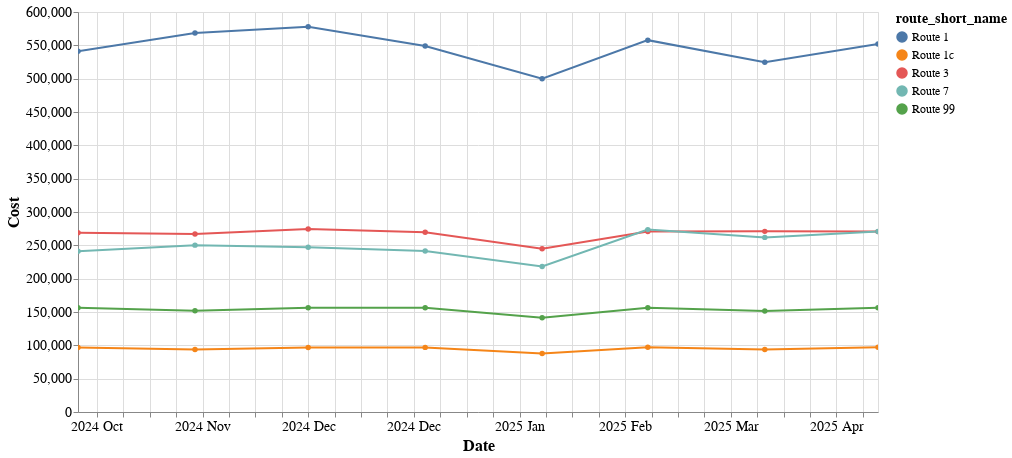

Source (notebook cell):
### Markdown cell above
## Cost Trend by Route

### Code cell
trend_chart(monthly, 'cost')

### Figure 1 — Vega-Lite specification as saved in the notebook (floating-point values rounded to 4 significant figures)
{"config": {"view": {"continuousWidth": 300, "continuousHeight": 300}, "axis": {"labelFontSize": 14, "titleFontSize": 16}}, "data": {"name": "data-b44980a7ff3a00b93ef2fcd985f30b3b"}, "mark": {"type": "line", "point": true}, "encoding": {"color": {"field": "route_short_name", "legend": {"labelFontSize": 12, "symbolLimit": 0, "titleFontSize": 14}, "type": "nominal"}, "opacity": {"condition": [{"param": "param_41", "value": 1}], "value": 0.2}, "tooltip": [{"field": "route_short_name", "type": "nominal"}, {"field": "cost", "format": ",", "type": "quantitative"}, {"field": "cost", "format": ",", "type": "quantitative"}, {"field": "date", "type": "temporal"}, {"field": "route_long_name", "type": "nominal"}], "x": {"axis": {"format": "%Y %b"}, "field": "date", "title": "Date", "type": "temporal"}, "y": {"field": "cost", "title": "Cost", "type": "quantitative"}}, "height": 400, "params": [{"name": "param_42", "select": {"type": "interval", "encodings": ["x", "y"]}, "bind": "scales"}, {"name": "param_41", "select": {"type": "point", "fields": ["route_short_name"]}, "bind": "legend"}], "width": 800, "$schema": "https://vega.github.io/schema/vega-lite/v5.20.1.json", "datasets": {"data-b44980a7ff3a00b93ef2fcd985f30b3b": [{"route_short_name": "Route 1", "trip_month": 1, "trip_year": 2025, "ridership": 16236, "revenue": 280500.0, "cost": 548900.0, "date": "2025-01-01T00:00:00", "route_long_name": "Fresno/Bekersfield - Los Angeles- SantaAna - Oceanside- San Diego", "net_cost": 268500.0}, {"route_short_name": "Route 1", "trip_month": 2, "trip_year": 2025, "ridership": 14637, "revenue": 245400.0, "cost": 500000.0, "date": "2025-02-01T00:00:00", "route_long_name": "Fresno/Bekersfield - Los Angeles- SantaAna - Oceanside- San Diego", "net_cost": 254600.0}, {"route_short_name": "Route 1", "trip_month": 3, "trip_year": 2025, "ridership": 18533, "revenue": 301100.0, "cost": 557800.0, "date": "2025-03-01T00:00:00", "route_long_name": "Fresno/Bekersfield - Los Angeles- SantaAna - Oceanside- San Diego", "net_cost": 256700.0}, {"route_short_name": "Route 1", "trip_month": 4, "trip_year": 2025, "ridership": 17770, "revenue": 290500.0, "cost": 524700.0, "date": "2025-04-01T00:00:00", "route_long_name": "Fresno/Bekersfield - Los Angeles- SantaAna - Oceanside- San Diego", "net_cost": 234200.0}, {"route_short_name": "Route 1", "trip_month": 5, "trip_year": 2025, "ridership": 18446, "revenue": 318200.0, "cost": 552200.0, "date": "2025-05-01T00:00:00", "route_long_name": "Fresno/Bekersfield - Los Angeles- SantaAna - Oceanside- San Diego", "net_cost": 233900.0}, {"route_short_name": "Route 1", "trip_month": 10, "trip_year": 2024, "ridership": 17681, "revenue": 287400.0, "cost": 541300.0, "date": "2024-10-01T00:00:00", "route_long_name": "Fresno/Bekersfield - Los Angeles- SantaAna - Oceanside- San Diego", "net_cost": 253900.0}, {"route_short_name": "Route 1", "trip_month": 11, "trip_year": 2024, "ridership": 20125, "revenue": 355800.0, "cost": 568400.0, "date": "2024-11-01T00:00:00", "route_long_name": "Fresno/Bekersfield - Los Angeles- SantaAna - Oceanside- San Diego", "net_cost": 212600.0}, {"route_short_name": "Route 1", "trip_month": 12, "trip_year": 2024, "ridership": 21684, "revenue": 394500.0, "cost": 577800.0, "date": "2024-12-01T00:00:00", "route_long_name": "Fresno/Bekersfield - Los Angeles- SantaAna - Oceanside- San Diego", "net_cost": 183300.0}, {"route_short_name": "Route 1c", "trip_month": 1, "trip_year": 2025, "ridership": 2465, "revenue": 32860.0, "cost": 96930.0, "date": "2025-01-01T00:00:00", "route_long_name": "Bakersfield to Los Angeles/Santa Monica", "net_cost": 64060.0}, {"route_short_name": "Route 1c", "trip_month": 2, "trip_year": 2025, "ridership": 2263, "revenue": 29810.0, "cost": 87750.0, "date": "2025-02-01T00:00:00", "route_long_name": "Bakersfield to Los Angeles/Santa Monica", "net_cost": 57940.0}, {"route_short_name": "Route 1c", "trip_month": 3, "trip_year": 2025, "ridership": 2868, "revenue": 36430.0, "cost": 97080.0, "date": "2025-03-01T00:00:00", "route_long_name": "Bakersfield to Los Angeles/Santa Monica", "net_cost": 60660.0}, {"route_short_name": "Route 1c", "trip_month": 4, "trip_year": 2025, "ridership": 2831, "revenue": 35750.0, "cost": 93910.0, "date": "2025-04-01T00:00:00", "route_long_name": "Bakersfield to Los Angeles/Santa Monica", "net_cost": 58170.0}, {"route_short_name": "Route 1c", "trip_month": 5, "trip_year": 2025, "ridership": 2958, "revenue": 38200.0, "cost": 97050.0, "date": "2025-05-01T00:00:00", "route_long_name": "Bakersfield to Los Angeles/Santa Monica", "net_cost": 58850.0}, {"route_short_name": "Route 1c", "trip_month": 10, "trip_year": 2024, "ridership": 2607, "revenue": 32380.0, "cost": 96880.0, "date": "2024-10-01T00:00:00", "route_long_name": "Bakersfield to Los Angeles/Santa Monica", "net_cost": 64500.0}, {"route_short_name": "Route 1c", "trip_month": 11, "trip_year": 2024, "ridership": 3280, "revenue": 45040.0, "cost": 93640.0, "date": "2024-11-01T00:00:00", "route_long_name": "Bakersfield to Los Angeles/Santa Monica", "net_cost": 48590.0}, {"route_short_name": "Route 1c", "trip_month": 12, "trip_year": 2024, "ridership": 3333, "revenue": 46510.0, "cost": 96610.0, "date": "2024-12-01T00:00:00", "route_long_name": "Bakersfield to Los Angeles/Santa Monica", "net_cost": 50090.0}, {"route_short_name": "Route 3", "trip_month": 1, "trip_year": 2025, "ridership": 12430, "revenue": 101200.0, "cost": 269600.0, "date": "2025-01-01T00:00:00", "route_long_name": "Redding Sacramento Stockton", "net_cost": 168400.0}, {"route_short_name": "Route 3", "trip_month": 2, "trip_year": 2025, "ridership": 11825, "revenue": 96310.0, "cost": 244900.0, "date": "2025-02-01T00:00:00", "route_long_name": "Redding Sacramento Stockton", "net_cost": 148600.0}, {"route_short_name": "Route 3", "trip_month": 3, "trip_year": 2025, "ridership": 14328, "revenue": 114100.0, "cost": 270800.0, "date": "2025-03-01T00:00:00", "route_long_name": "Redding Sacramento Stockton", "net_cost": 156700.0}, {"route_short_name": "Route 3", "trip_month": 4, "trip_year": 2025, "ridership": 14032, "revenue": 112500.0, "cost": 270900.0, "date": "2025-04-01T00:00:00", "route_long_name": "Redding Sacramento Stockton", "net_cost": 158500.0}, {"route_short_name": "Route 3", "trip_month": 5, "trip_year": 2025, "ridership": 14564, "revenue": 117000.0, "cost": 270600.0, "date": "2025-05-01T00:00:00", "route_long_name": "Redding Sacramento Stockton", "net_cost": 153600.0}, {"route_short_name": "Route 3", "trip_month": 10, "trip_year": 2024, "ridership": 13587, "revenue": 108400.0, "cost": 268800.0, "date": "2024-10-01T00:00:00", "route_long_name": "Redding Sacramento Stockton", "net_cost": 160400.0}, {"route_short_name": "Route 3", "trip_month": 11, "trip_year": 2024, "ridership": 15167, "revenue": 132300.0, "cost": 266900.0, "date": "2024-11-01T00:00:00", "route_long_name": "Redding Sacramento Stockton", "net_cost": 134600.0}, {"route_short_name": "Route 3", "trip_month": 12, "trip_year": 2024, "ridership": 14964, "revenue": 133300.0, "cost": 274600.0, "date": "2024-12-01T00:00:00", "route_long_name": "Redding Sacramento Stockton", "net_cost": 141300.0}, {"route_short_name": "Route 7", "trip_month": 1, "trip_year": 2025, "ridership": 3419, "revenue": 68360.0, "cost": 241600.0, "date": "2025-01-01T00:00:00", "route_long_name": "Martinez-Napa-Santa Rosa-Arcata", "net_cost": 173200.0}, {"route_short_name": "Route 7", "trip_month": 2, "trip_year": 2025, "ridership": 2987, "revenue": 55640.0, "cost": 218200.0, "date": "2025-02-01T00:00:00", "route_long_name": "Martinez-Napa-Santa Rosa-Arcata", "net_cost": 162600.0}, {"route_short_name": "Route 7", "trip_month": 3, "trip_year": 2025, "ridership": 3779, "revenue": 72880.0, "cost": 273600.0, "date": "2025-03-01T00:00:00", "route_long_name": "Martinez-Napa-Santa Rosa-Arcata", "net_cost": 200700.0}, {"route_short_name": "Route 7", "trip_month": 4, "trip_year": 2025, "ridership": 3573, "revenue": 63770.0, "cost": 261900.0, "date": "2025-04-01T00:00:00", "route_long_name": "Martinez-Napa-Santa Rosa-Arcata", "net_cost": 198200.0}, {"route_short_name": "Route 7", "trip_month": 5, "trip_year": 2025, "ridership": 3733, "revenue": 71340.0, "cost": 270700.0, "date": "2025-05-01T00:00:00", "route_long_name": "Martinez-Napa-Santa Rosa-Arcata", "net_cost": 199300.0}, {"route_short_name": "Route 7", "trip_month": 10, "trip_year": 2024, "ridership": 3945, "revenue": 73900.0, "cost": 241300.0, "date": "2024-10-01T00:00:00", "route_long_name": "Martinez-Napa-Santa Rosa-Arcata", "net_cost": 167400.0}, {"route_short_name": "Route 7", "trip_month": 11, "trip_year": 2024, "ridership": 4388, "revenue": 94270.0, "cost": 250300.0, "date": "2024-11-01T00:00:00", "route_long_name": "Martinez-Napa-Santa Rosa-Arcata", "net_cost": 156000.0}, {"route_short_name": "Route 7", "trip_month": 12, "trip_year": 2024, "ridership": 4549, "revenue": 102500.0, "cost": 247100.0, "date": "2024-12-01T00:00:00", "route_long_name": "Martinez-Napa-Santa Rosa-Arcata", "net_cost": 144600.0}, {"route_short_name": "Route 99", "trip_month": 1, "trip_year": 2025, "ridership": 13204, "revenue": 116500.0, "cost": 156400.0, "date": "2025-01-01T00:00:00", "route_long_name": "Oakland-Emeryville-San Francisco", "net_cost": 39940.0}, {"route_short_name": "Route 99", "trip_month": 2, "trip_year": 2025, "ridership": 13617, "revenue": 120000.0, "cost": 141300.0, "date": "2025-02-01T00:00:00", "route_long_name": "Oakland-Emeryville-San Francisco", "net_cost": 21320.0}, {"route_short_name": "Route 99", "trip_month": 3, "trip_year": 2025, "ridership": 16128, "revenue": 124500.0, "cost": 156400.0, "date": "2025-03-01T00:00:00", "route_long_name": "Oakland-Emeryville-San Francisco", "net_cost": 31900.0}, {"route_short_name": "Route 99", "trip_month": 4, "trip_year": 2025, "ridership": 16465, "revenue": 127300.0, "cost": 151400.0, "date": "2025-04-01T00:00:00", "route_long_name": "Oakland-Emeryville-San Francisco", "net_cost": 24080.0}, {"route_short_name": "Route 99", "trip_month": 5, "trip_year": 2025, "ridership": 17587, "revenue": 128400.0, "cost": 156400.0, "date": "2025-05-01T00:00:00", "route_long_name": "Oakland-Emeryville-San Francisco", "net_cost": 27990.0}, {"route_short_name": "Route 99", "trip_month": 10, "trip_year": 2024, "ridership": 16090, "revenue": 132400.0, "cost": 156400.0, "date": "2024-10-01T00:00:00", "route_long_name": "Oakland-Emeryville-San Francisco", "net_cost": 24030.0}, {"route_short_name": "Route 99", "trip_month": 11, "trip_year": 2024, "ridership": 14434, "revenue": 119400.0, "cost": 151900.0, "date": "2024-11-01T00:00:00", "route_long_name": "Oakland-Emeryville-San Francisco", "net_cost": 32440.0}, {"route_short_name": "Route 99", "trip_month": 12, "trip_year": 2024, "ridership": 15951, "revenue": 129700.0, "cost": 156400.0, "date": "2024-12-01T00:00:00", "route_long_name": "Oakland-Emeryville-San Francisco", "net_cost": 26630.0}]}}
